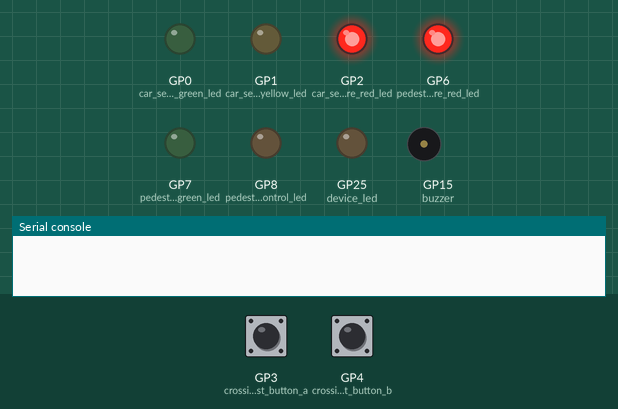
Bench run of a program on a simulated Raspberry Pi Pico running MicroPython. Parts: output pins drawn as LEDs (lit = HIGH), buzzer (waves = sounding), the last lines printed to the serial console. Dashed ring = blinking. The inputs (shaded band) are chosen by the test bench; at power-on: GP3 (crossing_request_button_a) LOW, GP4 (crossing_request_button_b) LOW.

Above: at 1.2 s.
1.3 s: GP3 (crossing_request_button_a) pulled HIGH for 1 s
At 2.17 s:
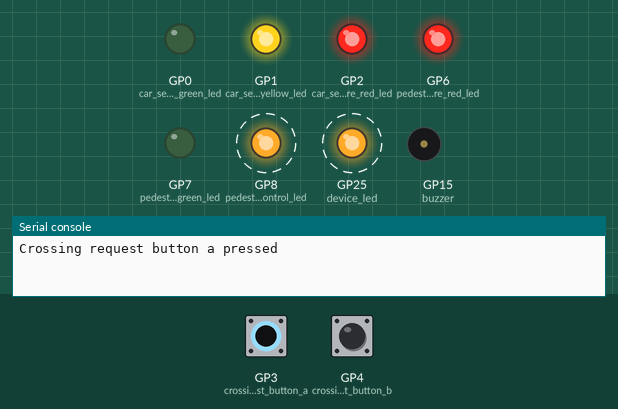
At 3.4 s:
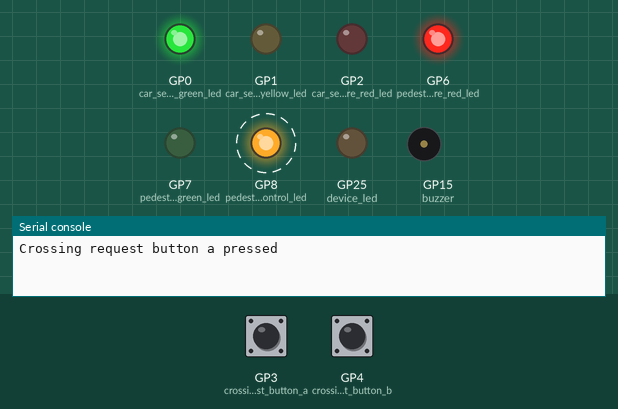
4.3 s: GP4 (crossing_request_button_b) pulled HIGH for 1 s
11.0 s: GP3 (crossing_request_button_a) pulled HIGH for 0.15 s
17.1 s: GP3 (crossing_request_button_a) pulled HIGH for 3.2 s
22.1 s: GP4 (crossing_request_button_b) pulled HIGH for 0.15 s
At 22.37 s:
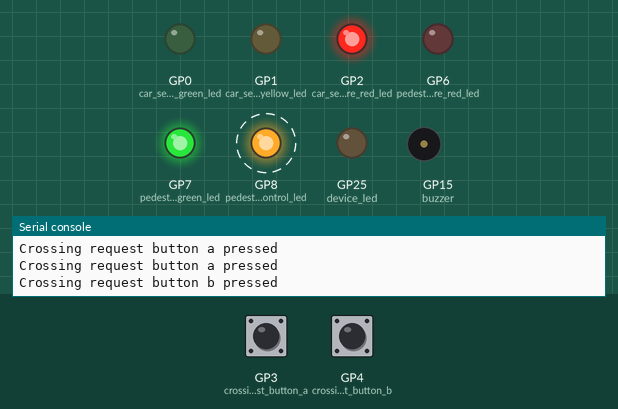
Timing chart, 0 to 47.8 s (numbered marks = the images above; inputs shaded):
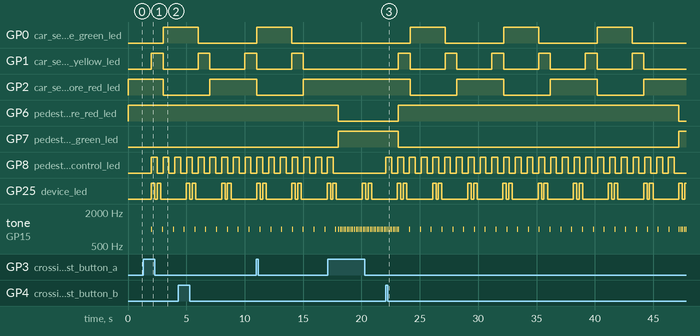

Measured:
- after the input at 1.3 s, GP8 (pedestrian_waiting_control_led): alternates HIGH for 0.50 s and LOW for 0.50 s, starting after 0.70 s
- after the input at 22.1 s, GP8 (pedestrian_waiting_control_led): alternates HIGH for 0.50 s and LOW for 0.51 s, starting at once
- by itself, GP0 (car_semaphore_green_led): alternates HIGH for 3.0 s and LOW for 5.0 s
- by itself, GP1 (car_semaphore_yellow_led): alternates HIGH for 1.0 s and LOW for 3.0 s
- by itself, GP2 (car_semaphore_red_led): alternates HIGH for 4.0 s and LOW for 4.0 s
- by itself, GP25 (device_led): repeats every 3.0 s: LOW 0.20 s, HIGH 0.30 s, LOW 2.2 s, HIGH 0.30 s

The program:

main.py
```python
import _thread

import machine
import time
import uasyncio

crossing_request_button_a = machine.Pin(3, machine.Pin.IN, machine.Pin.PULL_DOWN)
crossing_request_button_b = machine.Pin(4, machine.Pin.IN, machine.Pin.PULL_DOWN)

car_semaphore_red_led = machine.Pin(2, machine.Pin.OUT)
car_semaphore_yellow_led = machine.Pin(1, machine.Pin.OUT)
car_semaphore_green_led = machine.Pin(0, machine.Pin.OUT)

pedestrian_waiting_control_led = machine.Pin(8, machine.Pin.OUT)
pedestrian_waiting_control_led.off()

pedestrian_semaphore_red_led = machine.Pin(6, machine.Pin.OUT)
pedestrian_semaphore_green_led = machine.Pin(7, machine.Pin.OUT)

device_led = machine.Pin(25, machine.Pin.OUT)

buzzer = machine.PWM(machine.Pin(15))
buzzer.duty_u16(0)

crossing_request_event = uasyncio.Event()
pedestrian_crossing_free_event = uasyncio.Event()


def set_car_semaphore(red: bool, yellow: bool, green: bool) -> None:
    car_semaphore_red_led.value(red)
    car_semaphore_yellow_led.value(yellow)
    car_semaphore_green_led.value(green)


def set_pedestrian_semaphore_free_walking(free_walking: bool) -> None:
    pedestrian_semaphore_red_led.value(not free_walking)
    pedestrian_semaphore_green_led.value(free_walking)


async def pedestrian_buzzer_control():
    while True:
        if not pedestrian_crossing_free_event.is_set():
            buzzer.duty_u16(32_767)
            await uasyncio.sleep_ms(20)
            buzzer.duty_u16(0)
            await uasyncio.sleep_ms(900)
        await uasyncio.sleep(0)


async def pedestrian_semaphore_control():
    crossing_request_event.clear()
    pedestrian_crossing_free_event.set()

    set_pedestrian_semaphore_free_walking(True)

    start_time = time.ticks_ms()
    while time.ticks_diff(time.ticks_ms(), start_time) < 5_000:
        buzzer.duty_u16(32_767)
        await uasyncio.sleep_ms(20)
        buzzer.duty_u16(0)
        await uasyncio.sleep_ms(125)

    set_pedestrian_semaphore_free_walking(False)
    pedestrian_crossing_free_event.clear()


async def pedestrian_walking_control_led_blink():
    while True:
        if crossing_request_event.is_set():
            pedestrian_waiting_control_led.on()
            await uasyncio.sleep_ms(500)
            pedestrian_waiting_control_led.off()
            await uasyncio.sleep_ms(500)
        await uasyncio.sleep(0)


async def device_control_led_blink():
    while True:
        for _ in range(2):
            device_led.on()
            await uasyncio.sleep_ms(300)
            device_led.off()
            await uasyncio.sleep_ms(200)
        await uasyncio.sleep(2)


async def crossing_button_handler():
    while True:
        if crossing_request_button_a.value():
            print("Crossing request button a pressed")
            crossing_request_event.set()
            while crossing_request_button_a.value():
                await uasyncio.sleep(0)
        if crossing_request_button_b.value():
            print("Crossing request button b pressed")
            crossing_request_event.set()
            while crossing_request_button_b.value():
                await uasyncio.sleep(0)
        await uasyncio.sleep_ms(0)


async def main():
    car_semaphore_cycles_count_after_request_pedestrian_crossing = 0
    car_semaphore_cycles_waiting_for_pedestrians = 0

    set_car_semaphore(True, False, False)
    set_pedestrian_semaphore_free_walking(False)

    await uasyncio.sleep(2)

    uasyncio.create_task(device_control_led_blink())
    uasyncio.create_task(crossing_button_handler())
    uasyncio.create_task(pedestrian_buzzer_control())
    uasyncio.create_task(pedestrian_walking_control_led_blink())

    while True:
        if crossing_request_event.is_set():
            car_semaphore_cycles_count_after_request_pedestrian_crossing += 1

            if car_semaphore_cycles_count_after_request_pedestrian_crossing >= 2 \
                    and car_semaphore_cycles_waiting_for_pedestrians == 0:
                await pedestrian_semaphore_control()
                car_semaphore_cycles_waiting_for_pedestrians = 3
                car_semaphore_cycles_count_after_request_pedestrian_crossing = 0

        set_car_semaphore(True, True, False)
        await uasyncio.sleep(1)

        set_car_semaphore(False, False, True)
        await uasyncio.sleep(3)

        set_car_semaphore(False, True, False)
        await uasyncio.sleep(1)

        set_car_semaphore(True, False, False)
        await uasyncio.sleep(3)

        if car_semaphore_cycles_waiting_for_pedestrians > 0:
            car_semaphore_cycles_waiting_for_pedestrians -= 1


try:
    uasyncio.run(main())
finally:
    uasyncio.new_event_loop()
```
